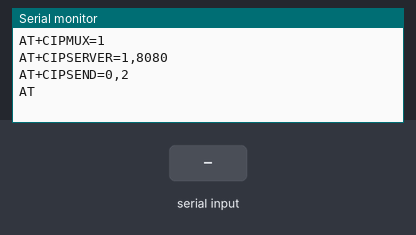
The sketch below on a simulated Arduino Uno, built with avr-gcc and run on an emulated ATmega328P. Shown: the last lines printed to the serial monitor. Inputs (shaded band) come from the test bench.

Above: at 19.8 s.
19.9 s: "1\n" received over Serial
At 21.1 s:
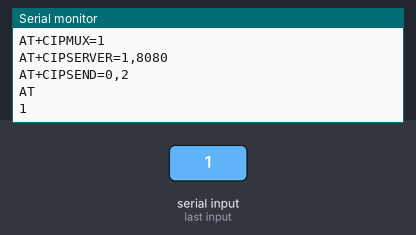
21.4 s: "0\n" received over Serial
At 22.3 s:
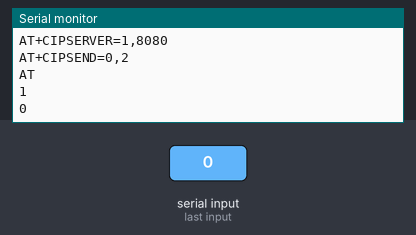
22.9 s: "2\n" received over Serial
At 23.5 s:
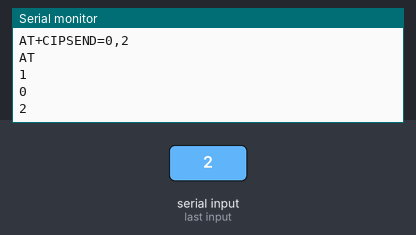

The sketch:

SerialArduino.ino
```cpp
// Subir en Arduino

void setup() {
  //delay(3000);
  // Open serial communications and wait for port to open:
  Serial.begin(1200);


  while (!Serial) {
    ; // wait for serial port to connect. Needed for native USB port only
  }

  //Serial.println("Serial Vivo!");

  // set the data rate for the SoftwareSerial port

  //
  delay(15000);
  Serial.println("AT+CIPMUX=1");
  delay(1500);
  Serial.println("AT+CIPSERVER=1,8080");
  delay(2000);
  Serial.println("AT+CIPSEND=0,2");
  delay(100);
  Serial.println("AT");
}


void loop() { // run over and over

  if (Serial.available()) {
    Serial.println(Serial.readStringUntil('\n'));
  }
}
```

Measured:
- after the input at 19.9 s, the serial monitor: prints a new line at once (image 1)
- after the input at 21.4 s, the serial monitor: prints a new line at once (image 2)
- after the input at 22.9 s, the serial monitor: prints a new line at once (image 3)
